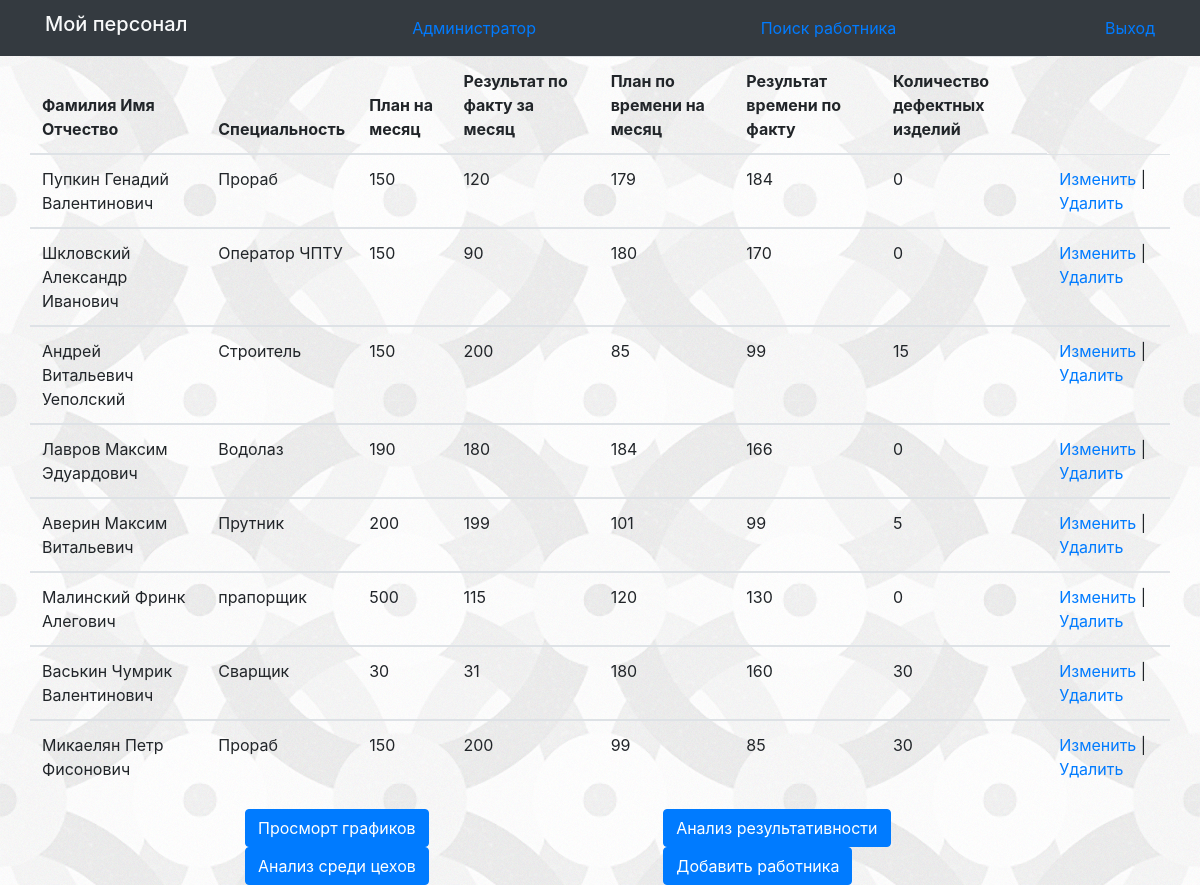
The app's page /user/admins/ with its own data.
### posts/models.py (models this page shows, shortened)
class Post(models.Model):
    user = models.ForeignKey(User, on_delete=models.CASCADE)
    text = models.CharField(max_length=300)
    specialty = models.CharField(max_length=50, default=True)
    plan = models.BigIntegerField(default='0', null=True)
    plan_rez = models.BigIntegerField(default='0')
    plan_clock = models.BigIntegerField(default='0')
    plan_clock_rez = models.BigIntegerField(default='0')
    plan_all = models.BigIntegerField(default='0')
    plan_rez_all = models.BigIntegerField(default='0')
    plan_clock_all = models.BigIntegerField(default='0')
    plan_defect = models.BigIntegerField(default='0', blank=True, null=True)
    plan_defect_all = models.BigIntegerField(default='0')
    cex_plan_all = models.BigIntegerField(default='0')
    cex_defect_all = models.BigIntegerField(default='0')
    created_date = models.DateTimeField(auto_now_add=True)
    is_active = models.BooleanField(default=True)
    is_favorite = models.BooleanField(default=False)

### posts/views.py (the view)
# urls.py: path('user/<username>/', Table.as_view()),
class Table(View):
    def get(self, requset, username):
        user = User.objects.get(username=username)
        posts = Post.objects.filter(user=user)
        context = {
            'posts': posts,
            'user': user,
        }
        return render(requset, 'table.html', context)

### posts/templates/table.html
{% extends 'base.html' %}
{% block content %}
    <div class="col-md-12 column">
        <table class="table">
                 <thead>
                 <tr>
                     <th>Фамилия Имя Отчество</th>
                     <th>Специальность</th>
                     <th>План на месяц</th>
                     <th>Результат по факту за месяц </th>
                     <th>План по времени на месяц</th>
                     <th>Результат времени по факту</th>
                     <th>Количество дефектных изделий</th>
                 </tr>
                 </thead>
            {% for post in posts %}
                 <tbody>
                    <tr>
                        <td>{{ post.text }}</td>
                        <td>{{ post.specialty }}</td>
                        <td>{{ post.plan }}</td>
                        <td>{{ post.plan_rez }}</td>
                        <td>{{ post.plan_clock }}</td>
                        <td>{{ post.plan_clock_rez }}</td>
                        <td>{{ post.plan_defect }}</td>
                        <td><a href="edit/{{post.id}}">Изменить</a> | <a href="delete/{{post.id}}">Удалить</a></td>
                     </tr>
                 </tbody>
            {% endfor %}
        </table>
    </div>
        <form class="test1" action="chart/" method="get" >
                <button type="Submit" class="btn btn-primary">Просморт графиков</button>
        </form>
        <form class="test1" action="result/" method="get" >
                <button type="Submit" class="btn btn-primary">Анализ результативности</button>
        </form>
        <form class="test1" action="resultAll/" method="get" >
                <button type="Submit" class="btn btn-primary">Анализ среди цехов</button>
        </form>
        <form class="test1" action="addUser/" method="get" >
                <button type="Submit" class="btn btn-primary">Добавить работника</button>
        </form>
{% endblock %}

### posts/templates/base.html (shortened to what this page needs)
{% load staticfiles %}
<!DOCTYPE html>
<html lang="en">
  <head>
    <link href="{% static 'css/bootstrap.css' %}" rel="stylesheet">
    <link href="{% static 'css/project.css' %}" rel="stylesheet">
  </head>
  <body>
  <nav class="navbar navbar-expand-lg navbar-dark bg-dark">
      <div class="container">
          <h5 class="text-light">Мой персонал</h5>
          <a href="/admin" class="navbar">Администратор</a>
          <a href="/search" class="navbar-white">Поиск работника</a>
          <a href="/logout" class="navbar-white">Выход</a>
      </div>
  </nav>
      <div class="container-fluid">
        {% block content %}
        {% endblock %}
      </div>
  </body>
</html>

### records on screen
Post: text "Пупкин Генадий Валентинович", specialty "Прораб", plan "150", plan_rez "120", plan_clock "179", plan_clock_rez "184", plan_defect "0"
Post: text "Шкловский Александр Иванович", specialty "Оператор ЧПТУ", plan "150", plan_rez "90", plan_clock "180", plan_clock_rez "170", plan_defect "0"
Post: text "Андрей Витальевич Уеполский", specialty "Строитель", plan "150", plan_rez "200", plan_clock "85", plan_clock_rez "99", plan_defect "15"
Post: text "Лавров Максим Эдуардович", specialty "Водолаз", plan "190", plan_rez "180", plan_clock "184", plan_clock_rez "166", plan_defect "0"
Post: text "Аверин Максим Витальевич", specialty "Прутник", plan "200", plan_rez "199", plan_clock "101", plan_clock_rez "99", plan_defect "5"
Post: text "Малинский Фринк Алегович", specialty "прапорщик", plan "500", plan_rez "115", plan_clock "120", plan_clock_rez "130", plan_defect "0"
Post: text "Васькин Чумрик Валентинович", specialty "Сварщик", plan "30", plan_rez "31", plan_clock "180", plan_clock_rez "160", plan_defect "30"
Post: text "Микаелян Петр Фисонович", specialty "Прораб", plan "150", plan_rez "200", plan_clock "99", plan_clock_rez "85", plan_defect "30"
